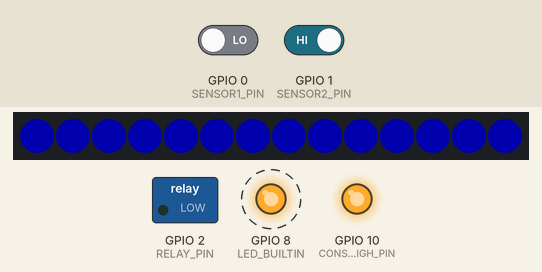
This sketch was run on a simulated ESP32-S3. On the bench: 14 RGB LEDs in strip order, left to right, switched loads named in the sketch (green lamp = pin HIGH), output pins drawn as LEDs (lit = HIGH). Dashed ring = blinking. The inputs (shaded band) are chosen by the test bench; at power-on: GPIO 0 (SENSOR1_PIN) LOW, GPIO 1 (SENSOR2_PIN) HIGH. Dim RGB values are drawn brighter than linear; what the sketch prints to the serial monitor is not drawn.

Above: at 1.4 s.
1.5 s: GPIO 0 (SENSOR1_PIN) driven HIGH
At 2.4 s:
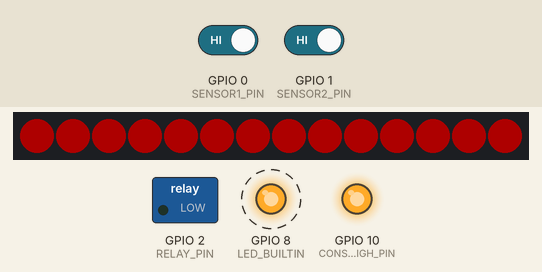
4.5 s: GPIO 1 (SENSOR2_PIN) driven LOW
At 4.76 s:
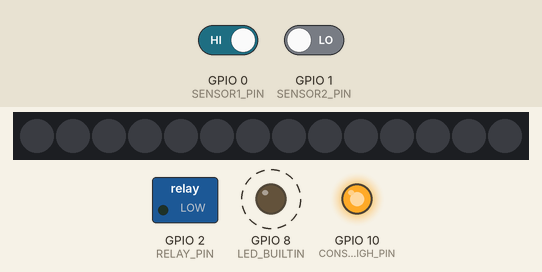
7.5 s: GPIO 0 (SENSOR1_PIN) driven LOW
At 8.4 s:
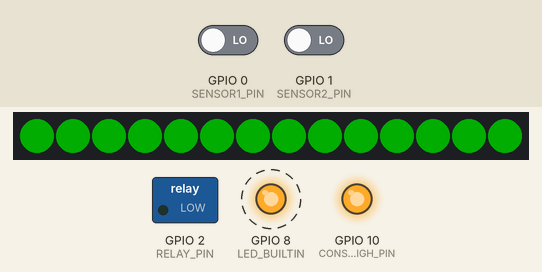
Timing chart, 0 to 16.5 s (numbered marks = the images above; inputs shaded):
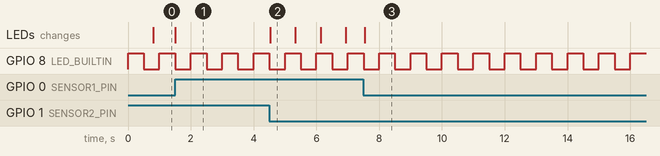

The sketch:

DockStation.ino
```cpp
#include <Arduino.h>
#include <Adafruit_NeoPixel.h>

#define SENSOR1_PIN     0
#define SENSOR2_PIN     1
#define RELAY_PIN       2
#define LED_PIN         4
#define CONST_HIGH_PIN  10
#define RX1_PIN         20
#define TX1_PIN         21
#define LED_BUILTIN     8

HardwareSerial IRSerial(1);
Adafruit_NeoPixel pixels(14, LED_PIN, NEO_GRB + NEO_KHZ800);

#define IR_HEADER 0xAA

volatile int DockStage = 0;
volatile int prevDockStage = -1;
volatile int ChargingStage = 0;
volatile int prevChargingStage = -1;

unsigned long lastBlinkTime = 0;
bool ledState = false;

// ======================= Binary IR Protocol =======================
void sendIRCommand(uint8_t cmd) {
  IRSerial.write(IR_HEADER);
  IRSerial.write(cmd);
  IRSerial.write(IR_HEADER ^ cmd);
}

bool receiveIRCommand(uint8_t &cmd) {
  static int state = 0;
  static uint8_t buf[3];
  while (IRSerial.available()) {
    uint8_t b = IRSerial.read();
    buf[state++] = b;
    if (state == 1 && buf[0] != IR_HEADER) state = 0;
    else if (state == 3) {
      uint8_t chk = buf[0] ^ buf[1];
      if (chk == buf[2]) {
        cmd = buf[1];
        state = 0;
        return true;
      } else state = 0;
    }
  }
  return false;
}

// ======================= Tasks =======================
void BlinkBuiltinLED(void *param) {
  pinMode(LED_BUILTIN, OUTPUT);
  while (1) {
    digitalWrite(LED_BUILTIN, !digitalRead(LED_BUILTIN));
    vTaskDelay(500 / portTICK_PERIOD_MS);
  }
}

void ChargerChecking(void *param) {
  while (true) {
    bool s1 = digitalRead(SENSOR1_PIN);
    bool s2 = digitalRead(SENSOR2_PIN);

    if ((s1==1) && (s2==1))
    { if (ChargingStage <= 1)
      { DockStage = 2;
        ChargingStage = 3;
      }
    }
    else if ((s1==0) && (s2==0))  // no pressed charging plate
    { DockStage = 0;
      ChargingStage = 0;
      digitalWrite(RELAY_PIN, LOW);  // Power Contact OFF
    }
    else if ((s1==0) && (s2==1))
    { digitalWrite(RELAY_PIN, LOW);
      DockStage = 1;
      ChargingStage = 1;
      digitalWrite(RELAY_PIN, LOW);  // Power Contact OFF
    }
    else if ((s2==0) && (s1==1))
    { digitalWrite(RELAY_PIN, LOW);
      DockStage = 1;
      ChargingStage = 1;
      digitalWrite(RELAY_PIN, LOW);  // Power Contact OFF
    }
    /*
    if ((s1==0) && (s2==0))
    { if (ChargingStage <= 1)
      { DockStage = 2;
        ChargingStage = 3;
      }
    }
    else if ((s1==1) && (s2==1))  // no pressed charging plate
    { DockStage = 0;
      ChargingStage = 0;
      digitalWrite(RELAY_PIN, LOW);  // Power Contact OFF
    }
    else if ((s1==1) && (s2==0))
    { digitalWrite(RELAY_PIN, LOW);
      DockStage = 1;
      ChargingStage = 1;
      digitalWrite(RELAY_PIN, LOW);  // Power Contact OFF
    }
    else if ((s2==1) && (s1==0))
    { digitalWrite(RELAY_PIN, LOW);
      DockStage = 1;
      ChargingStage = 1;
      digitalWrite(RELAY_PIN, LOW);  // Power Contact OFF
    }
     */
    vTaskDelay(100 / portTICK_PERIOD_MS);
  }
}


void DockIRCommu(void *param) {
  uint8_t lastSent = 0;
  bool gotAck = false;
  unsigned long lastTime = 0;
  int retryCount = 0;
/*
0x11 --> ReadyToCharge
0x12 --> FullyCharged
0x13 --> StopCharging
*/
  while (1) {
    // รับจาก eMR
    uint8_t recv;
    if (receiveIRCommand(recv)) {
      if (recv == 0xF0) {
        gotAck = true;
        retryCount = 0;
        Serial.println("✅ Got ACK");
      }
      else {
        sendIRCommand(0xF0);  // ตอบกลับ ACK

        if (recv == 0x11 && (ChargingStage == 2 || ChargingStage == 3)) {
          digitalWrite(RELAY_PIN, HIGH);
          ChargingStage = 4;
          Serial.println("📥 eMR ReadyToCharge");
        }
        else if (recv == 0x12 && ChargingStage == 4) {
          digitalWrite(RELAY_PIN, LOW);
          ChargingStage = 5;
          Serial.println("📥 eMR FullyCharged, stop relay");
        }
        else if (recv == 0x13) {
          digitalWrite(RELAY_PIN, LOW);
          ChargingStage = 0;
          DockStage = 0;
          Serial.println("📥 eMR StopCharging");
        }
        else if (recv == 0x11 && ChargingStage == 5)
        {
          digitalWrite(RELAY_PIN, HIGH);
          ChargingStage = 4;
        }
      }
    }
/*
0x01 --> InitialStage
0x02 --> StopBackward
0x03 --> BattCharging
0x04 --> FullyCharged
*/
    // จัดส่ง cmd ไปยัง eMR
    uint8_t cmdToSend = 0;
    if (DockStage == 0) cmdToSend = 0x01;
    else if (DockStage == 2 && ChargingStage == 3) cmdToSend = 0x02;
    else if (ChargingStage == 4) cmdToSend = 0x03;
    else if (ChargingStage == 5) cmdToSend = 0x04;

    if (cmdToSend && (cmdToSend != lastSent || !gotAck || millis() - lastTime > 500)) {
      if (!gotAck && cmdToSend == lastSent) {
        if (++retryCount >= 10) {
          retryCount=0; gotAck=false; lastSent=0;
          Serial.println("⚠️ Max retry reached, skip cmd");
        }
      } else {
        sendIRCommand(cmdToSend);
        Serial.print("📤 Sent to eMR: 0x"); Serial.println(cmdToSend, HEX);
        lastSent = cmdToSend;
        lastTime = millis();
        gotAck = false;
      }
    }

    vTaskDelay(50 / portTICK_PERIOD_MS);
  }
}


void LEDDisplay(void *param) {
  while (true) {
    uint32_t color = 0;
    unsigned long now = millis();

    if (ChargingStage == 0 || ChargingStage == 6)
    { //  Green colour   initial stage
      color = pixels.Color(0, 255, 0);
    }
    else if (ChargingStage == 3)
    {  // Red Colour  Two plates are pressing and waiting for charging command.
      color = pixels.Color(255, 0, 0);
    }
    else if (ChargingStage == 1 || ChargingStage == 4 || ChargingStage == 5)
    {
      if (now - lastBlinkTime > 800) {
        ledState = !ledState;
        lastBlinkTime = now;
      }
      color = ledState ?
        (ChargingStage == 1 ? pixels.Color(0, 0, 255) :
         ChargingStage == 4 ? pixels.Color(255, 0, 0) :
         pixels.Color(0, 255, 0)) :
        pixels.Color(0, 0, 0);
    }

    for (int i = 0; i < 14; i++) pixels.setPixelColor(i, color);
    pixels.show();
    vTaskDelay(100 / portTICK_PERIOD_MS);
  }
}


/*
================= ChargingStage Mapping =================

StageID   | ความหมาย (Description)
------------------------------------------------------------
0         | Initial / Idle
          | = ไม่ได้อยู่บนแท่นชาร์จ / หรือออกจากแท่นแล้ว
          | LED แสดง: เขียวค้าง (Green Solid)

1         | One plate sensor ถูกกด (เข้า Dock ยังไม่สมบูรณ์)
          | = ยังไม่พร้อมชาร์จ
          | LED แสดง: น้ำเงินกระพริบ (Blue Blinking)

3         | ทั้งสอง sensor ถูกกดพร้อมกัน
          | = eMR เข้า Dock ตรงตำแหน่งแล้ว รอเริ่มชาร์จ
          | LED แสดง: แดงค้าง (Red Solid)

4         | กำลังชาร์จอยู่ (Relay ON)
          | = ได้รับคำสั่ง ReadyToCharge และ Dock เปิดรีเลย์
          | LED แสดง: แดงกระพริบ (Red Blinking)

5         | ชาร์จเต็มแล้ว
          | = eMR แจ้ง FullyCharged และ Dock ปิดรีเลย์
          | LED แสดง: เขียวกระพริบ (Green Blinking)

6         | Idle (State reset หลังการชาร์จเต็ม)
          | = กลับไปสภาวะพัก
          | LED แสดง: เขียวค้าง (Green Solid)

------------------------------------------------------------
สรุปสี LED Strip:
- Stage 0,6  → Green Solid (เขียวค้าง)
- Stage 1    → Blue Blinking (น้ำเงินกระพริบ)
- Stage 3    → Red Solid (แดงค้าง)
- Stage 4    → Red Blinking (แดงกระพริบ)
- Stage 5    → Green Blinking (เขียวกระพริบ)
============================================================
*/

void MonitorState(void *param) {
  while (1) {
    if (DockStage != prevDockStage) {
      Serial.println("DockStage: " + String(DockStage));
      prevDockStage = DockStage;
    }
    if (ChargingStage != prevChargingStage) {
      Serial.println("ChargingStage: " + String(ChargingStage));
      prevChargingStage = ChargingStage;
    }
    vTaskDelay(500 / portTICK_PERIOD_MS);
  }
}

// ======================= Main =======================
void setup() {
  pinMode(SENSOR1_PIN, INPUT);
  pinMode(SENSOR2_PIN, INPUT);
  pinMode(RELAY_PIN, OUTPUT);
  pinMode(CONST_HIGH_PIN, OUTPUT);
  digitalWrite(CONST_HIGH_PIN, HIGH);
  digitalWrite(RELAY_PIN, LOW);

  Serial.begin(9600);
  IRSerial.begin(9600, SERIAL_8N1, RX1_PIN, TX1_PIN);

  pixels.begin();
  pixels.setBrightness(50);

  xTaskCreate(ChargerChecking, "Checker", 2048, NULL, 2, NULL);
  xTaskCreate(DockIRCommu,    "Commu",   4096, NULL, 3, NULL);
  xTaskCreate(LEDDisplay,     "LED",     2048, NULL, 1, NULL);
  xTaskCreate(MonitorState,   "Monitor", 2048, NULL, 1, NULL);
  xTaskCreate(BlinkBuiltinLED,"Blink",   1024, NULL, 1, NULL);
}

void loop() {
  vTaskDelay(portMAX_DELAY);
}
```

Measured:
- after the input at 1.5 s, the LEDs: change at once (image 1)
- after the input at 4.5 s, the LEDs: change at once (image 2)
- after the input at 7.5 s, the LEDs: change at once (image 3)
- by itself, GPIO 8 (LED_BUILTIN): alternates HIGH for 0.50 s and LOW for 0.50 s
- what the display in image 2 shows lasts 0.8 s, from 4.5 s to 5.3 s
